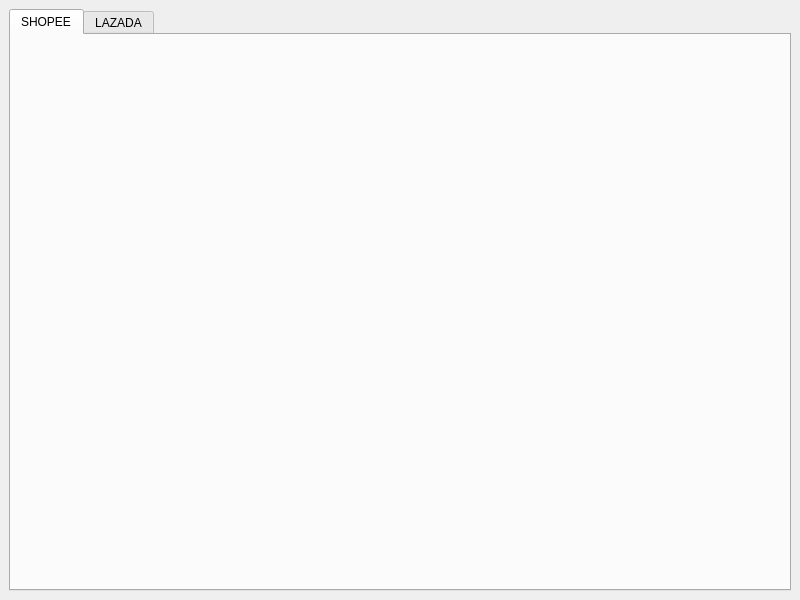
<?xml version="1.0" encoding="UTF-8"?>
<ui version="4.0">
 <class>MainWindow</class>
 <widget class="QMainWindow" name="MainWindow">
  <property name="geometry">
   <rect>
    <x>0</x>
    <y>0</y>
    <width>800</width>
    <height>600</height>
   </rect>
  </property>
  <property name="windowTitle">
   <string>MainWindow</string>
  </property>
  <widget class="QWidget" name="centralwidget">
   <layout class="QVBoxLayout" name="verticalLayout">
    <item>
     <widget class="QTabWidget" name="tabWidget">
      <property name="currentIndex">
       <number>0</number>
      </property>
      <widget class="QWidget" name="tab">
       <attribute name="title">
        <string>SHOPEE</string>
       </attribute>
       <layout class="QVBoxLayout" name="verticalLayout_2">
        <item>
         <widget class="QStackedWidget" name="stackedWidget">
          <property name="styleSheet">
           <string notr="true">image: url(:/newPrefix/background.PNG);</string>
          </property>
          <widget class="QWidget" name="page">
           <layout class="QVBoxLayout" name="verticalLayout_5">
            <item>
             <layout class="QVBoxLayout" name="verticalLayout_3">
              <item>
               <layout class="QGridLayout" name="gridLayout">
                <item row="0" column="6">
                 <spacer name="horizontalSpacer_7">
                  <property name="orientation">
                   <enum>Qt::Horizontal</enum>
                  </property>
                  <property name="sizeHint" stdset="0">
                   <size>
                    <width>40</width>
                    <height>20</height>
                   </size>
                  </property>
                 </spacer>
                </item>
                <item row="0" column="9">
                 <spacer name="horizontalSpacer_3">
                  <property name="orientation">
                   <enum>Qt::Horizontal</enum>
                  </property>
                  <property name="sizeHint" stdset="0">
                   <size>
                    <width>40</width>
                    <height>20</height>
                   </size>
                  </property>
                 </spacer>
                </item>
                <item row="0" column="8">
                 <spacer name="horizontalSpacer_2">
                  <property name="orientation">
                   <enum>Qt::Horizontal</enum>
                  </property>
                  <property name="sizeHint" stdset="0">
                   <size>
                    <width>40</width>
                    <height>20</height>
                   </size>
                  </property>
                 </spacer>
                </item>
                <item row="0" column="7">
                 <spacer name="horizontalSpacer_5">
                  <property name="orientation">
                   <enum>Qt::Horizontal</enum>
                  </property>
                  <property name="sizeHint" stdset="0">
                   <size>
                    <width>40</width>
                    <height>20</height>
                   </size>
                  </property>
                 </spacer>
                </item>
                <item row="0" column="4">
                 <spacer name="horizontalSpacer_4">
                  <property name="orientation">
                   <enum>Qt::Horizontal</enum>
                  </property>
                  <property name="sizeHint" stdset="0">
                   <size>
                    <width>40</width>
                    <height>20</height>
                   </size>
                  </property>
                 </spacer>
                </item>
                <item row="0" column="3">
                 <spacer name="horizontalSpacer_9">
                  <property name="orientation">
                   <enum>Qt::Horizontal</enum>
                  </property>
                  <property name="sizeHint" stdset="0">
                   <size>
                    <width>40</width>
                    <height>20</height>
                   </size>
                  </property>
                 </spacer>
                </item>
                <item row="0" column="0">
                 <spacer name="horizontalSpacer">
                  <property name="orientation">
                   <enum>Qt::Horizontal</enum>
                  </property>
                  <property name="sizeHint" stdset="0">
                   <size>
                    <width>40</width>
                    <height>20</height>
                   </size>
                  </property>
                 </spacer>
                </item>
                <item row="0" column="2">
                 <layout class="QHBoxLayout" name="horizontalLayout_2"/>
                </item>
                <item row="0" column="5">
                 <spacer name="horizontalSpacer_8">
                  <property name="orientation">
                   <enum>Qt::Horizontal</enum>
                  </property>
                  <property name="sizeHint" stdset="0">
                   <size>
                    <width>40</width>
                    <height>20</height>
                   </size>
                  </property>
                 </spacer>
                </item>
                <item row="0" column="1">
                 <layout class="QVBoxLayout" name="verticalLayout_4">
                  <property name="rightMargin">
                   <number>15</number>
                  </property>
                  <item>
                   <spacer name="verticalSpacer_2">
                    <property name="orientation">
                     <enum>Qt::Vertical</enum>
                    </property>
                    <property name="sizeHint" stdset="0">
                     <size>
                      <width>20</width>
                      <height>40</height>
                     </size>
                    </property>
                   </spacer>
                  </item>
                  <item>
                   <spacer name="verticalSpacer_5">
                    <property name="orientation">
                     <enum>Qt::Vertical</enum>
                    </property>
                    <property name="sizeHint" stdset="0">
                     <size>
                      <width>20</width>
                      <height>40</height>
                     </size>
                    </property>
                   </spacer>
                  </item>
                  <item>
                   <widget class="QPushButton" name="pushButton">
                    <property name="minimumSize">
                     <size>
                      <width>220</width>
                      <height>50</height>
                     </size>
                    </property>
                    <property name="styleSheet">
                     <string notr="true">QPushButton{image: url(:/newPrefix/boost_ads_main-.png);background-color:  rgba(248,96,53,0);}QPushButton::pressed{image: url(:/newPrefix/boost_ads_main-.png);background-color:  rgba(248,96,53,255);boarder-style: sunken}</string>
                    </property>
                    <property name="text">
                     <string/>
                    </property>
                    <property name="flat">
                     <bool>true</bool>
                    </property>
                   </widget>
                  </item>
                  <item>
                   <spacer name="verticalSpacer_3">
                    <property name="orientation">
                     <enum>Qt::Vertical</enum>
                    </property>
                    <property name="sizeHint" stdset="0">
                     <size>
                      <width>20</width>
                      <height>40</height>
                     </size>
                    </property>
                   </spacer>
                  </item>
                  <item>
                   <spacer name="verticalSpacer_7">
                    <property name="orientation">
                     <enum>Qt::Vertical</enum>
                    </property>
                    <property name="sizeHint" stdset="0">
                     <size>
                      <width>20</width>
                      <height>40</height>
                     </size>
                    </property>
                   </spacer>
                  </item>
                  <item>
                   <spacer name="verticalSpacer_6">
                    <property name="orientation">
                     <enum>Qt::Vertical</enum>
                    </property>
                    <property name="sizeHint" stdset="0">
                     <size>
                      <width>20</width>
                      <height>40</height>
                     </size>
                    </property>
                   </spacer>
                  </item>
                  <item>
                   <spacer name="verticalSpacer_4">
                    <property name="orientation">
                     <enum>Qt::Vertical</enum>
                    </property>
                    <property name="sizeHint" stdset="0">
                     <size>
                      <width>20</width>
                      <height>40</height>
                     </size>
                    </property>
                   </spacer>
                  </item>
                  <item>
                   <spacer name="verticalSpacer">
                    <property name="orientation">
                     <enum>Qt::Vertical</enum>
                    </property>
                    <property name="sizeHint" stdset="0">
                     <size>
                      <width>20</width>
                      <height>40</height>
                     </size>
                    </property>
                   </spacer>
                  </item>
                 </layout>
                </item>
               </layout>
              </item>
             </layout>
            </item>
           </layout>
          </widget>
          <widget class="QWidget" name="page_2"/>
         </widget>
        </item>
       </layout>
      </widget>
      <widget class="QWidget" name="tab_2">
       <attribute name="title">
        <string>LAZADA</string>
       </attribute>
       <layout class="QHBoxLayout" name="horizontalLayout">
        <item>
         <widget class="QStackedWidget" name="stackedWidget_2">
          <property name="styleSheet">
           <string notr="true">image: url(:/newPrefix/LAZADA.jpg);</string>
          </property>
          <widget class="QWidget" name="page_3"/>
          <widget class="QWidget" name="page_4"/>
         </widget>
        </item>
       </layout>
      </widget>
     </widget>
    </item>
   </layout>
  </widget>
 </widget>
 <resources>
  <include location="Proj 1 (GUI interface to run the main.py script)/images.qrc"/>
 </resources>
 <connections/>
</ui>
